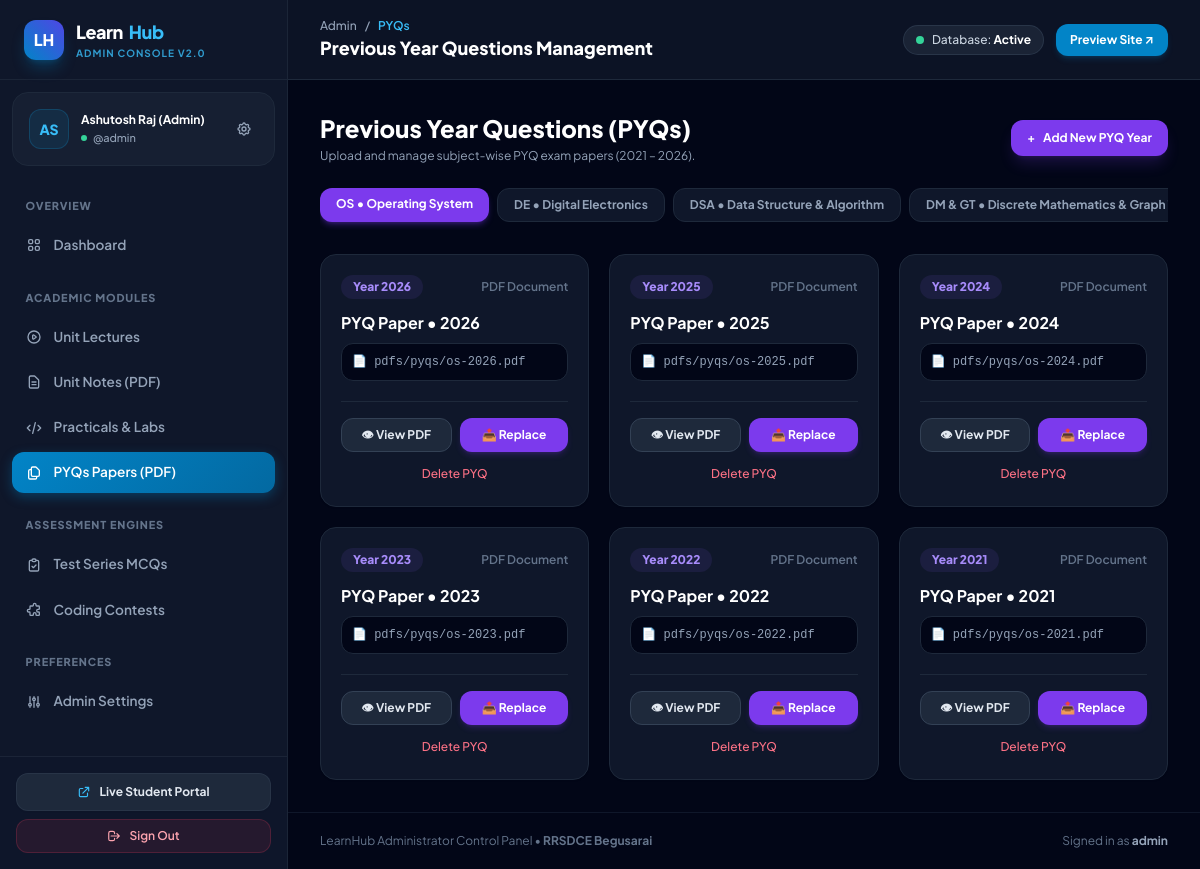
The page /pyqs.php (signed in) on the database its author committed.
### tables this page shows
CREATE TABLE IF NOT EXISTS `subjects` (
  `id` VARCHAR(20) PRIMARY KEY,
  `short_code` VARCHAR(20) NOT NULL,
  `name` VARCHAR(150) NOT NULL,
  `order_num` INT DEFAULT 0,
  `created_at` TIMESTAMP DEFAULT CURRENT_TIMESTAMP
);

CREATE TABLE IF NOT EXISTS `pyqs` (
  `id` INT AUTO_INCREMENT PRIMARY KEY,
  `subject_id` VARCHAR(20) NOT NULL,
  `year` INT NOT NULL,
  `pdf_url` VARCHAR(255) NOT NULL,
  FOREIGN KEY (`subject_id`) REFERENCES `subjects`(`id`) ON DELETE CASCADE
);

### pyqs.php (the view, shortened to what this page needs)
<?php
require_once __DIR__ . '/auth_check.php';
$pdo = getDBConnection();
$selectedSubject = $_GET['subject'] ?? 'os';
$subjects = $pdo->query("SELECT * FROM subjects ORDER BY order_num ASC")->fetchAll();
$stmtPyqs = $pdo->prepare("SELECT * FROM pyqs WHERE subject_id = ? ORDER BY year DESC");
$stmtPyqs->execute([$selectedSubject]);
$pyqs = $stmtPyqs->fetchAll();
?>
<div class="space-y-6">
    <div class="flex flex-col sm:flex-row sm:items-center justify-between gap-4">
        <div>
            <h2 class="text-xl sm:text-2xl font-black text-white">Previous Year Questions (PYQs)</h2>
            <p class="text-xs text-slate-400 mt-1">Upload and manage subject-wise PYQ exam papers (2021 – 2026).</p>
        </div>
        <button onclick="document.getElementById('addModal').classList.remove('hidden')"
                class="inline-flex items-center gap-2 px-4 py-2.5 rounded-xl bg-violet-600 hover:bg-violet-500 text-white font-bold text-xs shadow-lg shadow-violet-600/20 transition">
            <span>+</span> Add New PYQ Year
        </button>
    </div>
    <div class="flex gap-2 overflow-x-auto pb-2">
        <?php foreach ($subjects as $s): ?>
            <a href="pyqs.php?subject=<?= urlencode($s['id']) ?>"
               class="px-4 py-2 rounded-xl text-xs font-bold whitespace-nowrap transition <?= $selectedSubject === $s['id'] ? 'bg-violet-600 text-white shadow-md shadow-violet-600/30' : 'bg-slate-900 text-slate-400 border border-slate-800 hover:text-white hover:bg-slate-800' ?>">
                <?= htmlspecialchars($s['short_code']) ?> &bull; <?= htmlspecialchars($s['name']) ?>
            </a>
        <?php endforeach; ?>
    </div>
    <div class="grid sm:grid-cols-2 lg:grid-cols-3 gap-5">
        <?php if (empty($pyqs)): ?>
            <div class="col-span-full bg-slate-900 rounded-3xl border border-slate-800 p-8 text-center text-slate-500 italic text-xs">
                No PYQs added for this subject yet. Click "+ Add New PYQ Year" above.
            </div>
        <?php else: ?>
            <?php foreach ($pyqs as $pq):
                $pdfUrl = $pq['pdf_url'];
            ?>
                <div class="bg-slate-900 rounded-2xl border border-slate-800 p-5 shadow-sm flex flex-col justify-between hover:border-slate-700 transition">
                    <div>
                        <div class="flex justify-between items-center">
                            <span class="inline-flex px-3 py-1 rounded-full bg-violet-500/10 text-violet-400 text-xs font-black">
                                Year <?= $pq['year'] ?>
                            </span>
                            <span class="text-xs font-semibold text-slate-500">PDF Document</span>
                        </div>
                        <h3 class="text-sm sm:text-base font-bold text-white mt-3">PYQ Paper &bull; <?= $pq['year'] ?></h3>
                        <p class="text-xs text-slate-400 font-mono mt-2 truncate bg-slate-950 p-2.5 rounded-xl border border-slate-800" title="<?= htmlspecialchars($pdfUrl) ?>">
                            📄 <?= htmlspecialchars($pdfUrl) ?>
                        </p>
                    </div>
                    <div class="mt-5 pt-4 border-t border-slate-800 flex flex-col gap-2">
                        <div class="flex gap-2">
                            <a href="../<?= htmlspecialchars($pdfUrl) ?>" target="_blank"
                               class="flex-1 text-center py-2 px-3 rounded-xl bg-slate-800 hover:bg-slate-700 text-slate-200 font-bold text-xs transition border border-slate-700">
                                👁 View PDF
                            </a>
                            <button onclick="openUploadPyq(<?= $pq['id'] ?>, <?= $pq['year'] ?>, '<?= addslashes(htmlspecialchars($pq['pdf_url'])) ?>')"
                                    class="flex-1 py-2 px-3 rounded-xl bg-violet-600 hover:bg-violet-500 text-white font-bold text-xs shadow-md shadow-violet-600/20 transition">
                                📤 Replace
                            </button>
                        </div>
                        <form method="POST" action="pyqs.php?subject=<?= urlencode($selectedSubject) ?>" onsubmit="return confirm('Delete this year PYQ?');">
                            <button type="submit" class="w-full text-center text-xs text-rose-400 hover:text-rose-300 font-medium py-1">
                                Delete PYQ
                            </button>
                        </form>
                    </div>
                </div>
            <?php endforeach; ?>
        <?php endif; ?>
    </div>
</div>

### auth_check.php (style rules this page uses)
* { font-family: 'Plus Jakarta Sans', system-ui, -apple-system, sans-serif; }
code, pre, .font-mono { font-family: 'JetBrains Mono', monospace; }

### rows shown on the page
subjects: short_code "OS", name "Operating System"
subjects: short_code "DE", name "Digital Electronics"
subjects: short_code "DSA", name "Data Structure & Algorithm"
subjects: short_code "DM & GT", name "Discrete Mathematics & Graph…"
pyqs: year "2026", pdf_url "pdfs/pyqs/os-2026.pdf"
pyqs: year "2025", pdf_url "pdfs/pyqs/os-2025.pdf"
pyqs: year "2024", pdf_url "pdfs/pyqs/os-2024.pdf"
pyqs: year "2023", pdf_url "pdfs/pyqs/os-2023.pdf"
pyqs: year "2022", pdf_url "pdfs/pyqs/os-2022.pdf"
pyqs: year "2021", pdf_url "pdfs/pyqs/os-2021.pdf"

### other values the page prints
substr($adminName, 0, 2) "AS"
$adminName "Ashutosh Raj (Admin)"
$adminUser "admin"
$breadcrumb ?: $title "PYQs"
$title "Previous Year Questions Management"
$_SESSION['admin_username'] "admin"
